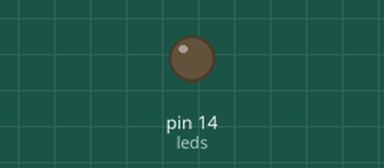
The sketch below on a simulated Arduino Uno, built with avr-gcc and run on an emulated ATmega328P. Parts: output pins drawn as LEDs (lit = HIGH).

Above: at 0.2 s.
Timing chart, 0 to 3.0 s (numbered marks = the images above):
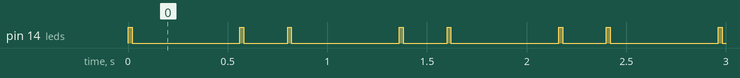

Measured:
- by itself, pin 14 (leds): repeats every 0.80 s: LOW 0.54 s, HIGH 0.02 s, LOW 0.22 s, HIGH 0.02 s
- by itself, everything shown: repeats every 6.4 s, in 16 steps

The sketch:

MiniPractica02.ino
```cpp
/*
 *Universidad Nacional Autónoma de México
 *Facultad de Ciencias
 *Licenciatura en Ciencias de la Computación
 *Seminario de Ciencias de la Computación A: Introducción al Internet de las Cosas
 *
 *Escrito por:
 *  Delgado Díaz Hermes Alberto
 *  López Montúfar José Eleazar
*/

//Defino pines
#define led1 14
#define led2 27
#define led3 26
#define led4 25
#define led5 33

//Defino los leds de uso en un arreglo
const int leds[5] = {led1, led2, led3, led4, led5};

void setup() {
  //Defino mis pines como salida dentro de un ciclo for
  for (int i = 0; i < 5 ; i++) {
    pinMode(leds[i], OUTPUT);
  }
}

void loop() {
  //Ciclo for para encender 5 leds y esperar 200 ms
  for (int i = 0; i < 5; i++) {
    digitalWrite(leds[i], HIGH);
    delay(20);
    digitalWrite(leds[i], LOW);
    delay(20);
  }
  delay(200);

  //Ciclo for para apagar 5 leds y esperar 200 ms
  for (int i = 4; i >= 0; i--) {
    digitalWrite(leds[i], HIGH);
    delay(20);
    digitalWrite(leds[i], LOW);
    delay(20);
  }
  delay(200);
}
```
